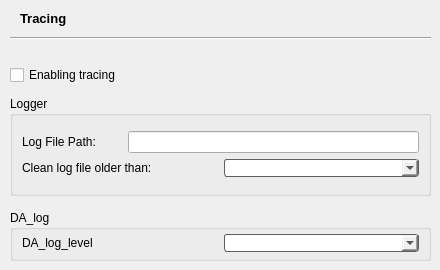
      <widget class="QWidget" name="page_Tracing">
       <widget class="QLabel" name="label_13">
        <property name="geometry">
         <rect>
          <x>20</x>
          <y>10</y>
          <width>91</width>
          <height>16</height>
         </rect>
        </property>
        <property name="font">
         <font>
          <pointsize>10</pointsize>
          <weight>75</weight>
          <bold>true</bold>
         </font>
        </property>
        <property name="text">
         <string>Tracing</string>
        </property>
       </widget>
       <widget class="Line" name="line_5">
        <property name="geometry">
         <rect>
          <x>10</x>
          <y>30</y>
          <width>421</width>
          <height>16</height>
         </rect>
        </property>
        <property name="orientation">
         <enum>Qt::Horizontal</enum>
        </property>
       </widget>
       <widget class="QWidget" name="layoutWidget2">
        <property name="geometry">
         <rect>
          <x>10</x>
          <y>60</y>
          <width>421</width>
          <height>141</height>
         </rect>
        </property>
        <layout class="QGridLayout" name="gridLayout_10">
         <item row="0" column="0">
          <widget class="QCheckBox" name="checkBox_enableTracing">
           <property name="text">
            <string>Enabling tracing</string>
           </property>
          </widget>
         </item>
         <item row="1" column="0">
          <widget class="QGroupBox" name="groupBox">
           <property name="maximumSize">
            <size>
             <width>16777215</width>
             <height>100</height>
            </size>
           </property>
           <property name="title">
            <string>Logger</string>
           </property>
           <layout class="QGridLayout" name="gridLayout_9">
            <item row="1" column="0">
             <layout class="QVBoxLayout" name="verticalLayout_14">
              <property name="spacing">
               <number>6</number>
              </property>
              <item>
               <layout class="QHBoxLayout" name="horizontalLayout_9">
                <property name="spacing">
                 <number>6</number>
                </property>
                <property name="sizeConstraint">
                 <enum>QLayout::SetDefaultConstraint</enum>
                </property>
                <item>
                 <widget class="QLabel" name="label_14">
                  <property name="sizePolicy">
                   <sizepolicy hsizetype="Minimum" vsizetype="Minimum">
                    <horstretch>0</horstretch>
                    <verstretch>0</verstretch>
                   </sizepolicy>
                  </property>
                  <property name="maximumSize">
                   <size>
                    <width>100</width>
                    <height>20</height>
                   </size>
                  </property>
                  <property name="text">
                   <string>Log File Path:</string>
                  </property>
                 </widget>
                </item>
                <item>
                 <widget class="QLineEdit" name="lineEdit_logPath">
                  <property name="sizePolicy">
                   <sizepolicy hsizetype="Preferred" vsizetype="Fixed">
                    <horstretch>0</horstretch>
                    <verstretch>0</verstretch>
                   </sizepolicy>
                  </property>
                  <property name="readOnly">
                   <bool>true</bool>
                  </property>
                 </widget>
                </item>
               </layout>
              </item>
              <item>
               <layout class="QHBoxLayout" name="horizontalLayout_8">
                <property name="spacing">
                 <number>6</number>
                </property>
                <property name="sizeConstraint">
                 <enum>QLayout::SetDefaultConstraint</enum>
                </property>
                <item>
                 <widget class="QLabel" name="label_15">
                  <property name="text">
                   <string>Clean log file older than:</string>
                  </property>
                 </widget>
                </item>
                <item>
                 <widget class="QComboBox" name="comboBox__LogDate">
                  <property name="styleSheet">
                   <string notr="true">border: 1px solid rgb(95,95,95);
border-radius: 3px;
color: rgb(0, 0, 0);
margin:0 0 0 0;</string>
                  </property>
                 </widget>
                </item>
               </layout>
              </item>
             </layout>
            </item>
           </layout>
          </widget>
         </item>
        </layout>
       </widget>
       <widget class="QGroupBox" name="groupBox_DA_log">
        <property name="geometry">
         <rect>
          <x>10</x>
          <y>210</y>
          <width>421</width>
          <height>51</height>
         </rect>
        </property>
        <property name="title">
         <string>DA_log</string>
        </property>
        <widget class="QWidget" name="layoutWidget">
         <property name="geometry">
          <rect>
           <x>12</x>
           <y>20</y>
           <width>397</width>
           <height>26</height>
          </rect>
         </property>
         <layout class="QHBoxLayout" name="horizontalLayout_da_log_level">
          <item>
           <widget class="QLabel" name="label_DA_log_level">
            <property name="text">
             <string>DA_log_level</string>
            </property>
           </widget>
          </item>
          <item>
           <widget class="QComboBox" name="comboBox_da_log_level">
            <property name="styleSheet">
             <string notr="true">border: 1px solid rgb(95,95,95);
border-radius: 3px;
color: rgb(0, 0, 0);
margin:0 0 0 0;</string>
            </property>
           </widget>
          </item>
         </layout>
        </widget>
       </widget>
      </widget>
